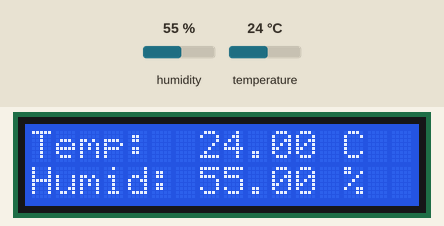
Simulated run of this sketch. Board: Arduino Uno, built with avr-gcc and run on an emulated ATmega328P. On the bench: 16×2 character LCD. The test bench sets the inputs (shaded band); at power-on: humidity 55 %, temperature 24 °C.

Above: at 2.7 s.
2.8 s: humidity set to 22 %
At 5.3 s:
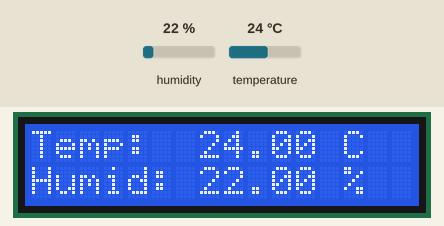
5.8 s: temperature set to 12 °C
At 7.7 s:
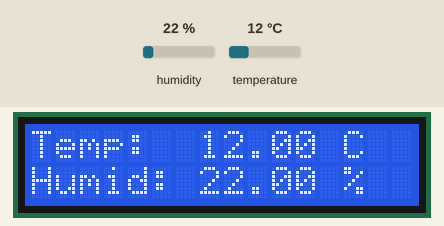
8.8 s: humidity set to 40 %
At 11.1 s:
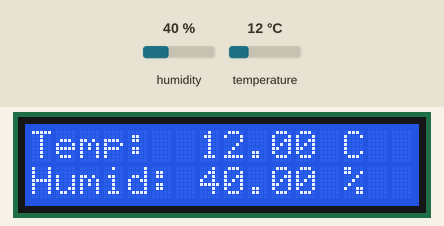
11.8 s: temperature set to 19 °C
At 13.4 s:
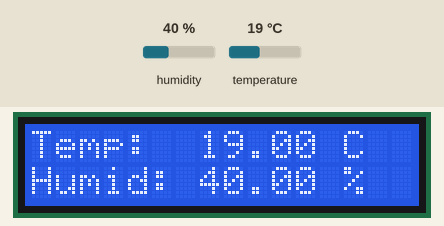
Timing chart, 0 to 14.9 s (numbered marks = the images above; inputs shaded):
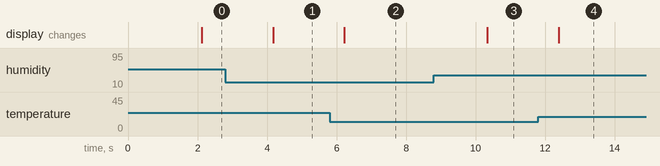

Measured:
- after the input at 2.8 s, the display: changes after 1.4 s (image 1)
- after the input at 5.8 s, the display: changes after 0.43 s (image 2)
- after the input at 8.8 s, the display: changes after 1.5 s (image 3)
- after the input at 11.8 s, the display: changes after 0.59 s (image 4)

The sketch:

dht11.ino
```cpp
/*
  LCD Display with I2C Interface and DHT-22 Temp/Humid Sensor
wavewizards.org
*/

// Include Wire Library for I2C
#include <Wire.h>
#include <LiquidCrystal_I2C.h>
#include "DHT.h";

// Define LCD pinout
const int  en = 2, rw = 1, rs = 0, d4 = 4, d5 = 5, d6 = 6, d7 = 7, bl = 3;

//Define the LCD I2C Address
const int i2c_addr = 0x27; //Change this value to your LCD I2C Address

// Define Sensor Type - use DHT11 or DHT22
#define DHTPIN 7       // DHT-22 Output Pin connection
#define DHTTYPE DHT11

// Define LCD display connections
LiquidCrystal_I2C lcd(i2c_addr, en, rw, rs, d4, d5, d6, d7, bl, POSITIVE);

// Define Variables
float hum;    // Stores humidity value in percent
float temp;   // Stores temperature value in Celcius

// Setup DHT sensor for normal 16mhz Arduino
DHT dht(DHTPIN, DHTTYPE);

void setup()

{
  lcd.begin(16,2);
  dht.begin();
}

void loop()
{
  delay(2000);  // Give a delay so the sensor can stabalize

  hum = dht.readHumidity();  // Get Humidity value
    temp= dht.readTemperature();  // Get Temperature value

    // Clear the display
    lcd.clear();

    // Locate cursor on top line and print values
  lcd.setCursor(0,0);
  lcd.print("Temp:  ");
  lcd.print(temp);
  lcd.print(" C");

  // Locate cursor on bottom line and print values
  lcd.setCursor(0,1);
  lcd.print("Humid: ");
  lcd.print(hum);
  lcd.print(" %");

}
```
